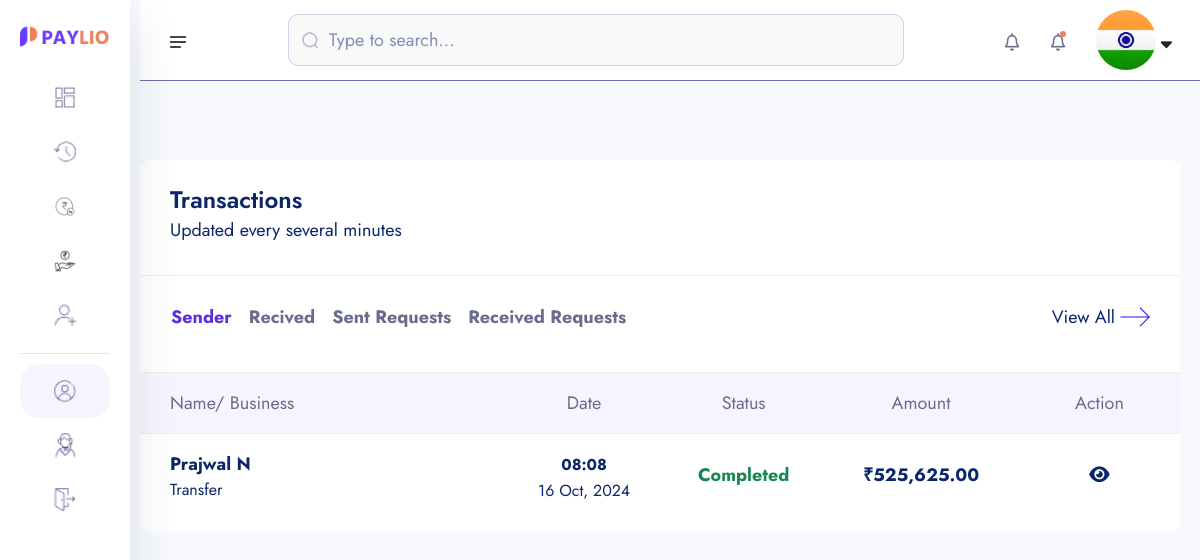
/transaction/ (signed in), run on the app's committed database.
### custom_auth/models.py (models this page shows, shortened)
class User(AbstractUser):
    username = models.CharField(max_length=100)
    email = models.EmailField(unique=True)
    is_staff = models.BooleanField(default=False)
    is_superuser = models.BooleanField(default=False)
    USERNAME_FIELD = 'email'
    REQUIRED_FIELDS = ['username']

### bankingapp/models.py (models this page shows, shortened)
class KYC(models.Model):
    id = models.UUIDField(primary_key=True, unique=True, default=uuid.uuid4, editable=False)
    user =  models.OneToOneField(User, on_delete=models.CASCADE)
    account =  models.OneToOneField(Account, on_delete=models.CASCADE, null=True, blank=True)
    full_name = models.CharField(max_length=1000)
    image = models.ImageField(upload_to="kyc", default="default.jpg")
    marital_status = models.CharField(choices=MARITAL_STATUS, max_length=40)
    gender = models.CharField(choices=GENDER, max_length=40)
    identity_type = models.CharField(choices=IDENTITY_TYPE, max_length=140)
    identity_image = models.ImageField(upload_to="kyc", null=True, blank=True)
    date_of_birth = models.DateTimeField(auto_now_add=False)
    signature = models.ImageField(upload_to="kyc")
    country = models.CharField(max_length=100)
    state = models.CharField(max_length=100)
    city = models.CharField(max_length=100)
    mobile = models.CharField(max_length=1000)
    fax = models.CharField(max_length=1000)
    date = models.DateTimeField(auto_now_add=True)
    class Meta:
        ordering = ['-date']

### core/models.py (models this page shows, shortened)
class Transaction(models.Model):
    transaction_id = ShortUUIDField(unique = True, length = 15, max_length=20, prefix="TRN")
    user = models.ForeignKey(User, on_delete=models.SET_NULL, null=True, related_name="user")
    amount = models.DecimalField(max_digits=12, decimal_places=2,default=0.00)
    description = models.CharField(max_length=1000, null=True, blank=True)
    reciver = models.ForeignKey(User, on_delete=models.SET_NULL, null=True, related_name="reciver")
    sender = models.ForeignKey(User, on_delete=models.SET_NULL, null=True, related_name="sender")
    reciver_account = models.ForeignKey(Account, on_delete=models.SET_NULL, null=True, related_name="reciver_account")
    sender_account = models.ForeignKey(Account, on_delete=models.SET_NULL, null=True, related_name="sender_account")
    status = models.CharField(choices=TRANSACTION_STATUS ,max_length=100, default="pending")
    transaction_type = models.CharField(choices=TRANSACTION_TYPE ,max_length=100, default="none")
    date = models.DateTimeField(auto_now_add=True)
    update = models.DateTimeField(auto_now_add=False, null=True, blank=True)

### core/transaction.py (the view)
# urls.py: path('transaction/',transaction_list, name='transaction-list' ),
@login_required
def transaction_list(request):
    transaction_sender = Transaction.objects.filter(sender = request.user, transaction_type="transfer").order_by("-id")
    transaction_reciver = Transaction.objects.filter(reciver = request.user, transaction_type="transfer").order_by("-id")
    request_sender_transaction = Transaction.objects.filter(sender=request.user, transaction_type="request")
    request_reciever_transaction = Transaction.objects.filter(reciver=request.user, transaction_type="request")
    context = {
        "transaction_sender":transaction_sender,
        "transaction_reciver":transaction_reciver,
        "request_sender_transaction":request_sender_transaction,
        "request_reciever_transaction": request_reciever_transaction,
    }
    return render(request, 'transaction/transaction_list.html', context)

### core/templates/transaction/transaction_list.html (shortened to what this page needs)
{% extends "partials/dashboard-base.html" %}
{% load static %}
{% load humanize %}
{% block content %}
    <section class="dashboard-section body-collapse">
        <div class="overlay pt-120">
            <div class="container-fruid">
                <div class="row">
                    <div class="col-xl-12 col-lg-12">
                        <div class="section-content">
                            <div class="transactions-area mt-40">
                                <div class="section-text">
                                    <h5>Transactions</h5>
                                    <p>Updated every several minutes</p>
                                </div>
                                <div class="top-area d-flex align-items-center justify-content-between">
                                    <ul class="nav nav-tabs" role="tablist">
                                        <li class="nav-item" role="presentation">
                                            <button class="nav-link active" id="latest-tab" data-bs-toggle="tab" data-bs-target="#latest" type="button" role="tab" aria-controls="latest" aria-selected="true">Sender</button>
                                        </li>
                                        <li class="nav-item" role="presentation">
                                            <button class="nav-link" id="upcoming-tab" data-bs-toggle="tab" data-bs-target="#upcoming" type="button" role="tab" aria-controls="upcoming" aria-selected="false">Recived</button>
                                        </li>
                                        <li class="nav-item" role="presentation">
                                            <button class="nav-link" id="sender-request-tab" data-bs-toggle="tab" data-bs-target="#sender-request" type="button" role="tab" aria-controls="upcoming" aria-selected="false">Sent Requests</button>
                                        </li>
                                        <li class="nav-item" role="presentation">
                                            <button class="nav-link" id="reciever-request-tab" data-bs-toggle="tab" data-bs-target="#reciever-request" type="button" role="tab" aria-controls="upcoming" aria-selected="false">Received Requests</button>
                                        </li>
                                    </ul>
                                    <div class="view-all d-flex align-items-center">
                                        <a href="javascript:void(0)">View All</a>
                                        <img src="assets/images/icon/right-arrow.png" alt="icon">
                                    </div>
                                </div>
                                <div class="tab-content mt-40">
                                    <div class="tab-pane fade show active" id="latest" role="tabpanel" aria-labelledby="latest-tab">
                                        <div class="table-responsive">
                                            <table class="table">
                                                <thead>
                                                    <tr>
                                                        <th scope="col">Name/ Business</th>
                                                        <th scope="col">Date</th>
                                                        <th scope="col">Status</th>
                                                        <th scope="col">Amount</th>
                                                        <th scope="col">Action</th>
                                                    </tr>
                                                </thead>
                                                <tbody>
                                                    {% for s in transaction_sender  %}
                                                    <tr data-bs-toggle="modal" data-bs-target="#transactionsMod">
                                                        <th scope="row">
                                                            <p>{{s.reciver.kyc.full_name|title}}</p>
                                                            <p class="mdr">{{s.transaction_type|title}}</p>
                                                        </th>
                                                        <td>
                                                            <p><small>{{s.date|date:"h:i"}}</small></p>
                                                            <p class="mdr">{{s.date|date:"d M, Y"}}</p>
                                                        </td>
                                                        <td>
                                                            {% if s.status == 'completed' %}
                                                                <p class="text-success">{{s.status|title}}</p>
                                                            {% endif %}
                                                        </td>
                                                        <td>
                                                            <p>₹{{s.amount|intcomma}}</p>
                                                        </td>
                                                        <td>
                                                            <a href="{% url 'core:transaction-detail' s.transaction_id %}"><i class=" fas fa-eye"></i></a>
                                                        </td>
                                                    </tr>
                                                    {% endfor %}
                                                </tbody>
                                            </table>
                                        </div>
                                    </div>
                                </div>
                            </div>
                        </div>
                    </div>
                </div>
            </div>
        </div>
    </section>
{% endblock content %}

### core/templates/partials/dashboard-base.html (shortened to what this page needs)
{% load static %}
{% load static %}
{% load i18n %}
<!doctype html>
<html lang="en">
<head>
    <link rel="stylesheet" href="{% static 'assets1/css/bootstrap.min.css' %}">
    <link rel="stylesheet" href="{% static 'assets1/css/fontawesome.min.css' %}">
    <link rel="stylesheet" href="{% static 'assets1/css/jquery-ui.css' %}">
    <link rel="stylesheet" href="{% static 'assets1/css/plugin/apexcharts.css' %}">
    <link rel="stylesheet" href="{% static 'assets1/css/plugin/nice-select.css' %}">
    <link rel="stylesheet" href="{% static 'assets1/css/arafat-font.css' %}">
    <link rel="stylesheet" href="{% static 'assets1/css/plugin/animate.css' %}">
    <link rel="stylesheet" href="{% static 'assets1/css/style.css' %}">
</head>
<body>
    <header class="header-section body-collapse">
        <div class="overlay">
            <div class="container-fruid">
                <div class="row d-flex header-area">
                    <div class="navbar-area d-flex align-items-center justify-content-between">
                        <div class="sidebar-icon">
                            <img src="{% static 'assets1/images/icon/menu.png' %}" alt="icon">
                        </div>
                        <form action="#" class="flex-fill">
                            <div class="form-group d-flex align-items-center">
                                <img src="{% static 'assets1/images/icon/search.png' %}" alt="icon">
                                <input type="text" placeholder="Type to search...">
                            </div>
                        </form>
                        <div class="dashboard-nav">
                            <div class="single-item language-area">
                                <div class="language-btn">
                                    <img src="{% static 'assets1/images/icon/bell.png' %}" alt="icon">
                                </div>
                            </div>
                            <div class="single-item notifications-area">
                                <div class="notifications-btn">
                                    <img src="{% static 'assets1/images/icon/bell.png' %}" class="bell-icon" alt="icon">
                                </div>
                            </div>
                            <div class="single-item user-area">
                                <div class="profile-area d-flex align-items-center">
                                    <span class="user-profile">
                                        {% if request.user.kyc.image.url %}
                                            <img style="width: 60px; height: 60px; border-radius: 50%; object-fit: cover;" src="{{ request.user.kyc.image.url }}" alt="image">
                                        {% else %}
                                            <img src="{% static 'assets1/images/default.jpg' %}"  style="width: 50px; height: 50px; border-radius: 50%; object-fit: cover;" alt="">
                                        {% endif %}
                                    </span>
                                    <i class="fa-solid fa-sort-down"></i>
                                </div>
                            </div>
                        </div>
                    </div>
                    <div class="sidebar-wrapper">
                        <div class="sidebar-logo">
                            <a href="{% url 'bankingapp:dashboard' %}"><img src="{% static 'assets1/images/logo.png' %}" alt="logo"></a>
                        </div>
                        <ul>
                            <li>
                                <a href="{% url 'bankingapp:dashboard' %}">
                                    <img src="{% static 'assets1/images/icon/dashboard.png' %}" alt="Dashboard"> <span>{% trans "Dashboard" %}</span>
                                </a>
                            </li>
                            <li>
                                <a href="{% url 'core:transaction-list' %}">
                                    <img src="{% static 'assets1/images/icon/transactions.png' %}" alt="Transactions"> <span>Transactions</span>
                                </a>
                            </li>
                            <li>
                                <a href="{% url 'core:search-account' %}">
                                    <img src="{% static 'assets1/images/icon/sendmoney (3).png' %}" alt="Pay"> <span>Pay</span>
                                </a>
                            </li>
                            <li>
                                <a href="{% url 'core:request-search-user' %}">
                                    <img src="{% static 'assets1/images/icon/recieve (1).png' %}" alt="Recieve"> <span>Recieve</span>
                                </a>
                            </li>
                            <li>
                                <a href="{% url 'core:reciepient' %}">
                                    <img src="{% static 'assets1/images/icon/recipients.png' %}" alt="Recipients"> <span>Recipients</span>
                                </a>
                            </li>
                        </ul>
                        <ul class="bottom-item">
                            <li class="active">
                                <a href="{% url 'bankingapp:account' %}">
                                    <img src="{% static 'assets1/images/icon/account.png' %}" alt="Account"> <span>Account</span>
                                </a>
                            </li>
                            <li>
                                <a href="javascript:void(0)">
                                    <img src="{% static 'assets1/images/icon/support.png' %}" alt="Support"> <span>Support</span>
                                </a>
                            </li>
                            <li>
                                <a href="javascript:void(0)" onclick="confirmQuit()">
                                    <img src="{% static 'assets1/images/icon/quit.png' %}" alt="Quit"> <span>Quit</span>
                                </a>
                            </li>
                        </ul>
                        <div class="pt-120">
                        </div>
                    </div>
                </div>
            </div>
        </div>
    </header>
{% block content %}
{% endblock content %}
</body>
</html>

### data on the page
User: user.kyc.image (picture)
Transaction: reciver.kyc.full_name "Prajwal N", transaction_type "Transfer", date "08:08", date "16 Oct, 2024", status "Completed", amount "525,625.00"
